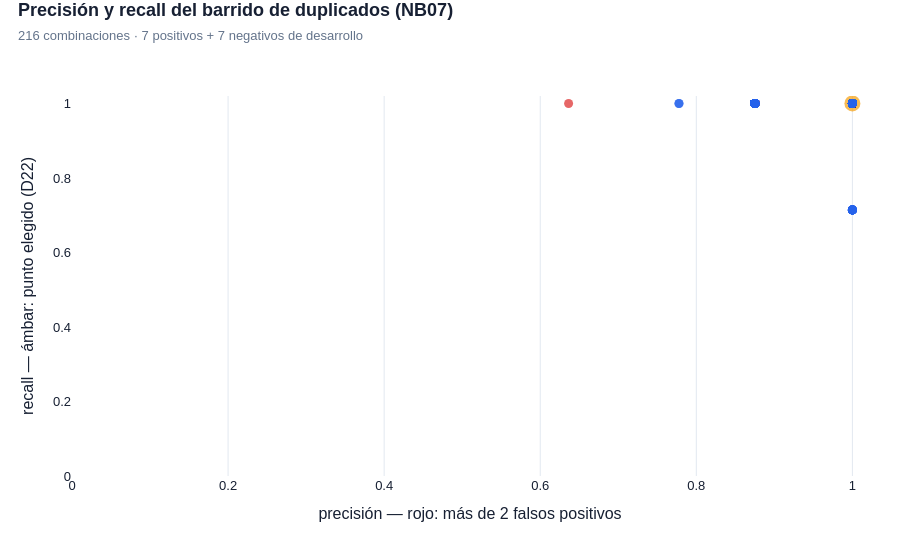

Source (notebook cell):
### Markdown cell above
## D · El punto de operación (D22)

De las combinaciones con como mucho 2 falsos positivos, la de mayor recall -empate a recall y fp, gana el F1 más alto-. La tabla sale completa, con `cumple_d22` y `elegido_r05`, para poder contradecir la elección mirando también lo que no ganó.

### Code cell
tabla_operacion = elegir_punto_operacion(barrido, max_fp=MAX_FP)

figura_barrido = plot_duplicate_threshold_sweep(
    tabla_operacion, max_fp=MAX_FP,
    subtitle=f"{len(tabla_operacion)} combinaciones · 7 positivos + 7 negativos de desarrollo",
)
figura_barrido.show()

### Figure 1 — Plotly figure (JSON) as saved in the notebook; plotly's stock layout.template omitted (floating-point values rounded to 4 significant figures; data arrays with more than 128 entries replaced by an {"elided": "..."} marker saying what was removed)
{"data": [{"customdata": {"elided": "216x4 float values"}, "hovertemplate": "precisión: %{x:.3f}<br>recall: %{y:.3f}<br>umbral_texto_solo: %{customdata[0]}<br>margen_minimo: %{customdata[1]}<br>umbral_texto_corroborado: %{customdata[2]}<br>fp: %{customdata[3]}<extra></extra>", "marker": {"color": {"elided": "216 str values"}, "line": {"width": 0}, "size": {"elided": "216 int values"}}, "mode": "markers", "showlegend": false, "type": "scatter", "x": {"elided": "216 float values"}, "y": {"elided": "216 float values"}}], "layout": {"colorway": ["#2563EB", "#14B8A6", "#F59E0B", "#8B5CF6", "#EC4899", "#0EA5E9", "#84CC16", "#F97316"], "font": {"color": "#172033", "family": "Arial, sans-serif", "size": 13}, "height": 540, "hoverlabel": {"bgcolor": "white", "font": {"family": "Arial", "size": 13}}, "legend": {"orientation": "h", "x": 1, "xanchor": "right", "y": 1.02, "yanchor": "bottom"}, "margin": {"b": 64, "l": 72, "r": 32, "t": 96}, "paper_bgcolor": "#FFFFFF", "plot_bgcolor": "#FFFFFF", "title": {"text": "<b>Precisión y recall del barrido de duplicados (NB07)</b><br><span style='font-size:13px;color:#64748B'>216 combinaciones · 7 positivos + 7 negativos de desarrollo</span>", "x": 0.02, "xanchor": "left", "y": 0.97}, "xaxis": {"automargin": true, "gridcolor": "#E2E8F0", "range": [0, 1.02], "showgrid": true, "title": {"text": "precisión — rojo: más de 2 falsos positivos"}, "zeroline": false}, "yaxis": {"automargin": true, "range": [0, 1.02], "showgrid": false, "title": {"text": "recall — ámbar: punto elegido (D22)"}, "zeroline": false}}}
